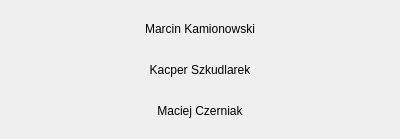
<?xml version="1.0" encoding="UTF-8"?>
<ui version="4.0">
 <class>AboutWindow</class>
 <widget class="QDialog" name="AboutWindow">
  <property name="geometry">
   <rect>
    <x>0</x>
    <y>0</y>
    <width>400</width>
    <height>139</height>
   </rect>
  </property>
  <property name="windowTitle">
   <string>Autorzy</string>
  </property>
  <property name="modal">
   <bool>true</bool>
  </property>
  <layout class="QVBoxLayout" name="verticalLayout">
   <item>
    <widget class="QLabel" name="label">
     <property name="text">
      <string>Marcin Kamionowski</string>
     </property>
     <property name="alignment">
      <set>Qt::AlignCenter</set>
     </property>
    </widget>
   </item>
   <item>
    <widget class="QLabel" name="label_2">
     <property name="text">
      <string>Kacper Szkudlarek</string>
     </property>
     <property name="alignment">
      <set>Qt::AlignCenter</set>
     </property>
    </widget>
   </item>
   <item>
    <widget class="QLabel" name="label_3">
     <property name="text">
      <string>Maciej Czerniak</string>
     </property>
     <property name="alignment">
      <set>Qt::AlignCenter</set>
     </property>
    </widget>
   </item>
  </layout>
 </widget>
 <resources/>
 <connections/>
</ui>
